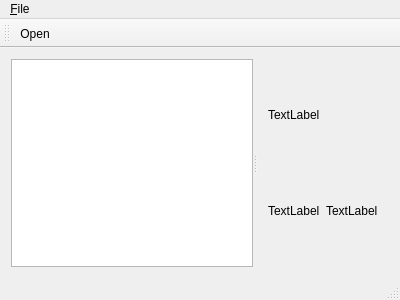
<?xml version="1.0" encoding="UTF-8"?>
<ui version="4.0">
 <class>MainWindow</class>
 <widget class="QMainWindow" name="MainWindow">
  <property name="geometry">
   <rect>
    <x>0</x>
    <y>0</y>
    <width>400</width>
    <height>300</height>
   </rect>
  </property>
  <property name="windowTitle">
   <string>Directory Diff</string>
  </property>
  <property name="unifiedTitleAndToolBarOnMac">
   <bool>true</bool>
  </property>
  <widget class="QWidget" name="centralWidget">
   <layout class="QHBoxLayout" name="horizontalLayout_2">
    <item>
     <widget class="QSplitter" name="splitter">
      <property name="orientation">
       <enum>Qt::Horizontal</enum>
      </property>
      <widget class="QTreeWidget" name="treeWidget">
       <attribute name="headerVisible">
        <bool>false</bool>
       </attribute>
       <column>
        <property name="text">
         <string notr="true">1</string>
        </property>
       </column>
      </widget>
      <widget class="QWidget" name="horizontalLayoutWidget">
       <layout class="QVBoxLayout" name="verticalLayout_2">
        <item>
         <widget class="QLabel" name="labelMultiple">
          <property name="text">
           <string>TextLabel</string>
          </property>
         </widget>
        </item>
        <item>
         <layout class="QHBoxLayout" name="horizontalLayout">
          <property name="leftMargin">
           <number>0</number>
          </property>
          <item>
           <layout class="QVBoxLayout" name="verticalLayoutText1">
            <item>
             <widget class="QLabel" name="labelText1">
              <property name="text">
               <string>TextLabel</string>
              </property>
             </widget>
            </item>
           </layout>
          </item>
          <item>
           <layout class="QVBoxLayout" name="verticalLayoutText2">
            <property name="leftMargin">
             <number>0</number>
            </property>
            <property name="topMargin">
             <number>0</number>
            </property>
            <item>
             <widget class="QLabel" name="labelText2">
              <property name="text">
               <string>TextLabel</string>
              </property>
             </widget>
            </item>
           </layout>
          </item>
         </layout>
        </item>
       </layout>
      </widget>
     </widget>
    </item>
   </layout>
  </widget>
  <widget class="QMenuBar" name="menuBar">
   <property name="geometry">
    <rect>
     <x>0</x>
     <y>0</y>
     <width>400</width>
     <height>22</height>
    </rect>
   </property>
   <widget class="QMenu" name="menu_File">
    <property name="title">
     <string>&amp;File</string>
    </property>
    <addaction name="action_Open"/>
   </widget>
   <addaction name="menu_File"/>
  </widget>
  <widget class="QToolBar" name="mainToolBar">
   <attribute name="toolBarArea">
    <enum>TopToolBarArea</enum>
   </attribute>
   <attribute name="toolBarBreak">
    <bool>false</bool>
   </attribute>
   <addaction name="action_Open"/>
  </widget>
  <widget class="QStatusBar" name="statusBar"/>
  <action name="action_Open">
   <property name="text">
    <string>&amp;Open</string>
   </property>
  </action>
 </widget>
 <layoutdefault spacing="6" margin="11"/>
 <resources/>
 <connections/>
</ui>
